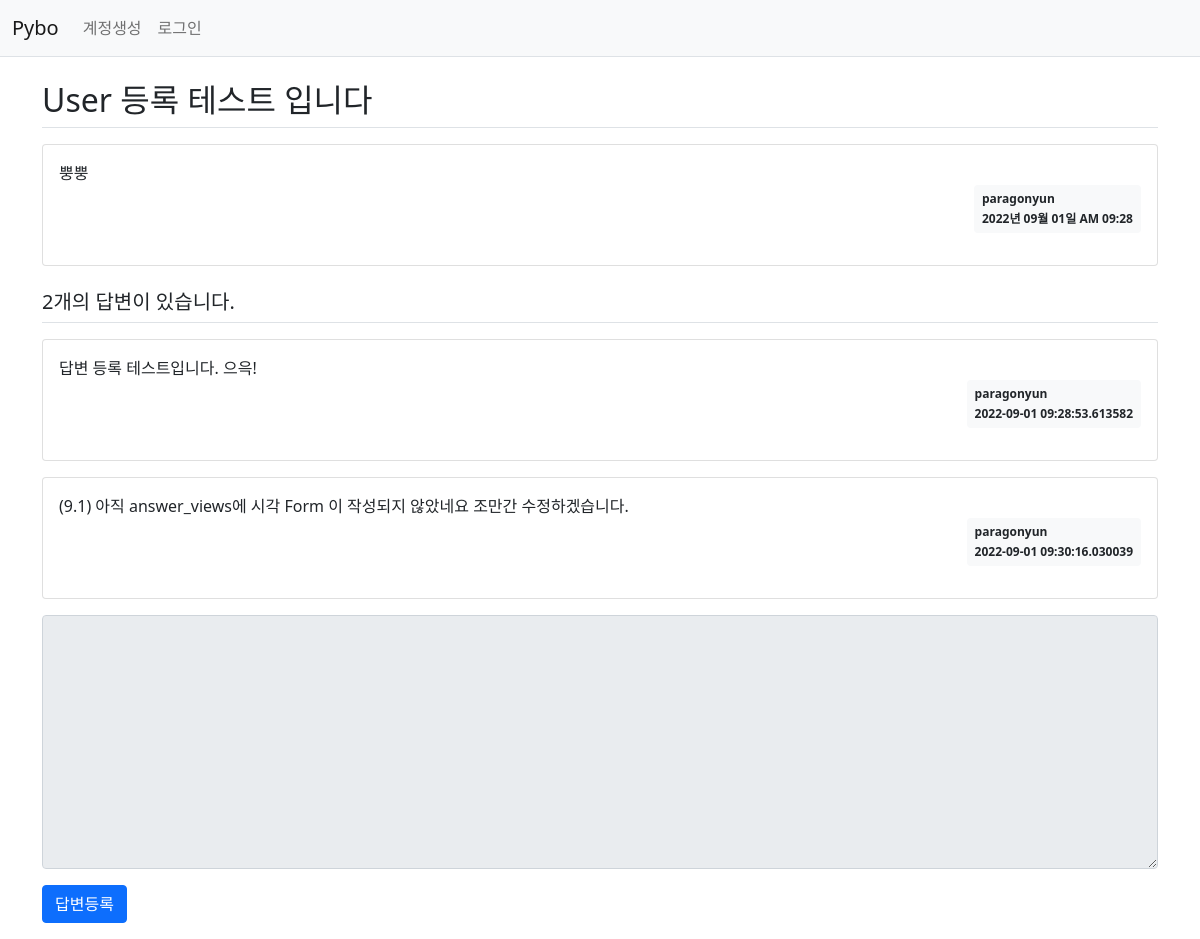
Before: /question/detail/305/ with the older database file.
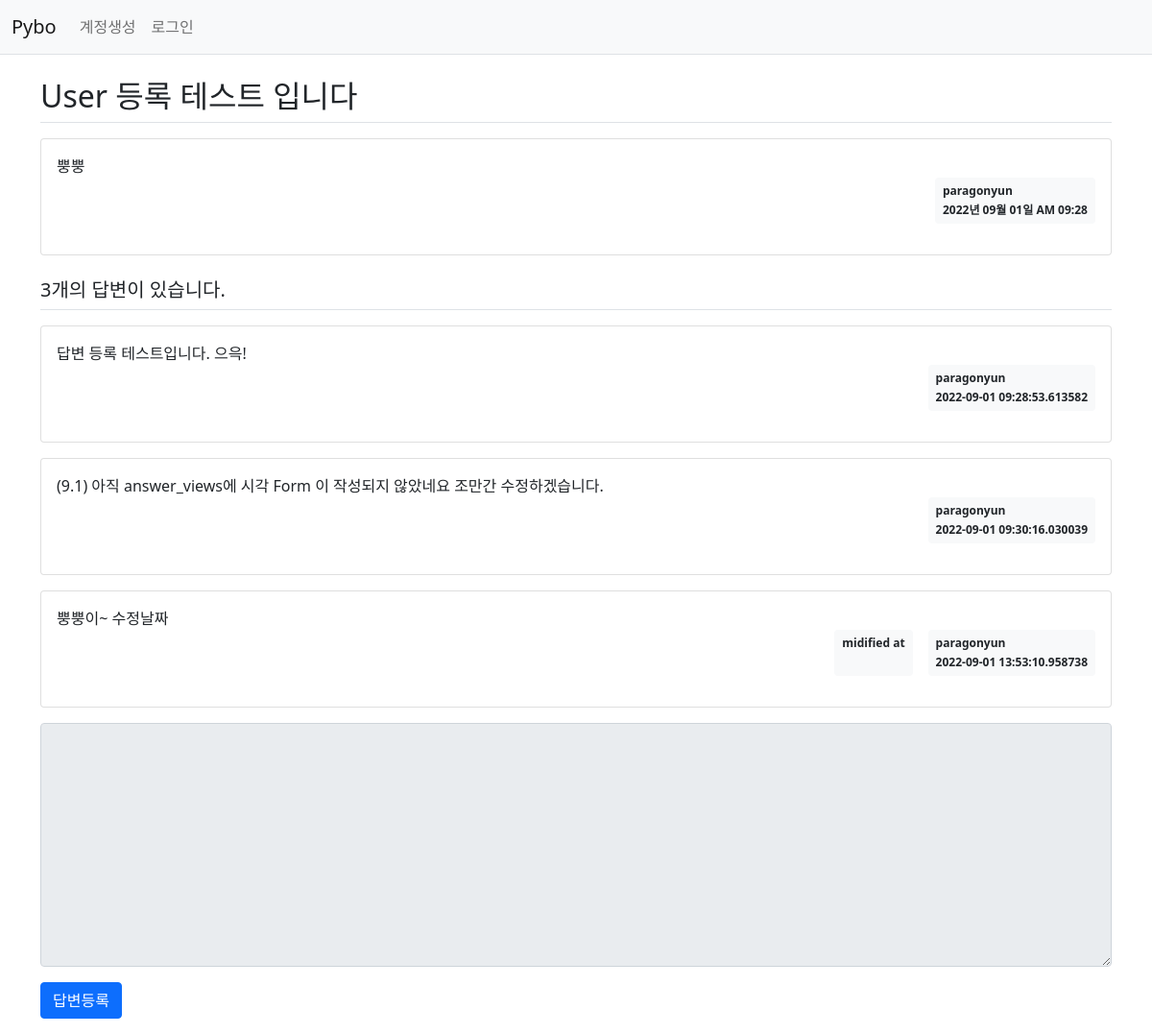
After: the same page with the newer database file.
### pybo/models.py (models this page shows)
class Question(db.Model) : ## class 이름으로 Table 이름이 생성됨
    id = db.Column(db.Integer, primary_key = True) ## 칼럼 속성과 기본키인지 아닌지
    subject = db.Column(db.String(200), nullable=False) ## Null값 허용 안 함
    content = db.Column(db.Text(), nullable=False)
    create_date = db.Column(db.DateTime(), nullable=False)
    user_id = db.Column(db.Integer, db.ForeignKey('user.id', ondelete='CASCADE'), nullable=False)
    user = db.relationship('User', backref=db.backref('question_set'))
    modify_date = db.Column(db.DateTime(), nullable=True)

class User(db.Model) :
    id = db.Column(db.Integer, primary_key = True)
    username = db.Column(db.String(150), unique=True, nullable=False)
    password = db.Column(db.String(200), nullable=False)
    email = db.Column(db.String(120), unique=True, nullable=False)

class Answer (db.Model) :
    id = db.Column(db.Integer, primary_key = True)
    '''
    답변과 질문을 연결하기 위한 속성
    연결 기준이 되는 key는 당연히 외래키가 됨
    ForeignKey('qwestion.id')는 qestion Table의 id Column을 가져오겠다는 말, 객체 아님!!!!
    CASCADE : 질문이 삭제되면 답변도 함께 삭제된다는 말
    '''
    question_id = db.Column(db.Integer, db.ForeignKey('question.id', ondelete='CASCADE'))
    '''
    relationship('참조할 모델명', backref)
    역참조(backref) : 질문에 달린 답변들을 볼 수 있게 하는 것 (한 질문엔 답변이 여러개 달릴 수 있다.)
    '''
    question = db.relationship('Question', backref=db.backref('answer_set'))
    content = db.Column(db.Text(), nullable=False)
    create_date = db.Column(db.DateTime(), nullable=False)
    user_id = db.Column(db.Integer, db.ForeignKey('user.id', ondelete='CASCADE'), nullable=False)
    user = db.relationship('User', backref=db.backref('answer_set'))
    modify_date = db.Column(db.DateTime(), nullable=True)

### pybo/views/question_views.py (the view)
@bp.route('/detail/<int:question_id>/')
def detail(question_id) :
    form = AnswerForm()
    question = Question.query.get_or_404(question_id)
    return render_template('question/question_detail.html', question=question, form=form)

### pybo/forms.py
class AnswerForm(FlaskForm) :
    content = TextAreaField('내용', validators=[DataRequired('답변 하기 싫어유?')])

### pybo/filter.py (called while the page is built)
def format_datetime(value, fmt = '%Y년 %m월 %d일 %p %I:%M') :
    return  value.strftime(fmt)

### pybo/views/auth_views.py (called while the page is built)
@bp.before_app_request
def load_logged_in_user() :
    user_id = session.get('user_id')
    if user_id is None :
        g.user = None
    else :
        g.user = User.query.get(user_id)

### pybo/templates/question/question_detail.html (shortened to what this page needs)
{% extends 'base.html' %}
{% block content %}
<div class="container my-3">
    <h2 class="border-bottom py-2">{{ question.subject }}</h2>
    <div class="card my-3">
        <div class="card-body">
            <div class="card-text" style="white-space: pre-line;">{{ question.content }}</div>
            <div class="d-flex justify-content-end">
                <div class="badge bg-light text-dark p-2 text-start">
                    <div class="mb-2">{{ question.user.username }}</div>
                    <div>{{ question.create_date|datetime }}</div>
                </div>
            </div>
        </div>
    </div>
    <h5 class="border-bottom my-3 py-2">{{ question.answer_set|length }}개의 답변이 있습니다.</h5>
    {% for answer in question.answer_set %}
    <div class="card my-3">
        <div class="card-body">
            <div class="card-text" style="white-space: pre-line;">{{ answer.content }}</div>
            <div class="d-flex justify-content-end">
                {% if answer.modify_date %}
                <div class="badge bg-light text-dark p-2 text-start mx-3">
                    <div class="mb-2">midified at</div>
                </div>
                {% endif %}
                <div class="badge bg-light text-dark p-2 text-start">
                    <div class="mb-2">{{ answer.user.username }}</div>
                    <div>{{ answer.create_date }}</div>
                </div>
            </div>
        </div>
    </div>
    {% endfor %}
    <form action="{{ url_for('answer.create', question_id=question.id) }}" method="post" class="my-3">
        <div class="mb-3">
            <textarea {% if not g.user %}disabled{% endif %}
            name="content" id="content" class="form-control" rows="10"></textarea>
        </div>
        <input type="submit" value="답변등록" class="btn btn-primary">
    </form>
</div>
{% endblock %}

### pybo/templates/base.html (shortened to what this page needs)
<!DOCTYPE html>
<html lang = "ko">
<head>
    <link rel = 'stylesheet' href = "{{ url_for('static', filename='bootstrap.min.css')}}">
</head>
<body>
{% include "navbar.html" %}
{% block content %}
{% endblock %}
</body>
</html>

### pybo/templates/navbar.html (shortened to what this page needs)
<nav class="navbar navbar-expand-lg navbar-light bg-light border-bottom">
    <div class="container-fluid">
        <a class="navbar-brand" href="{{ url_for('main.index') }}">Pybo</a>
        <div class="collapse navbar-collapse" id="navbarSupportedContent">
            {% if g.user %}
            <ul class="navbar-nav">
                <li class="nav-item">
                    <a class="nav-link" href="{{ url_for('auth.logout') }}">{{ g.user.username }}(로그아웃)</a>
                </li>
            </ul>
            {% else %}
            <ul class="navbar-nav me-auto mb-2 mb-lg-0">
                <li class="nav-item">
                    <a class="nav-link" href="{{ url_for('auth.signup') }}">계정생성</a>
                </li>
                <li class="nav-item">
                    <a class="nav-link" href="{{ url_for('auth.login') }}">로그인</a>
                </li>
            </ul>
            {% endif %}
        </div>
    </div>
</nav>

Changed rows visible on the page:
added Answer: content "뿡뿡이~ 수정날짜", shows "midified at", user.username "paragonyun", create_date "2022-09-01 13:53:10.958738"
Other visible differences:
{{ question.answer_set|length }}: "2" → "3"
